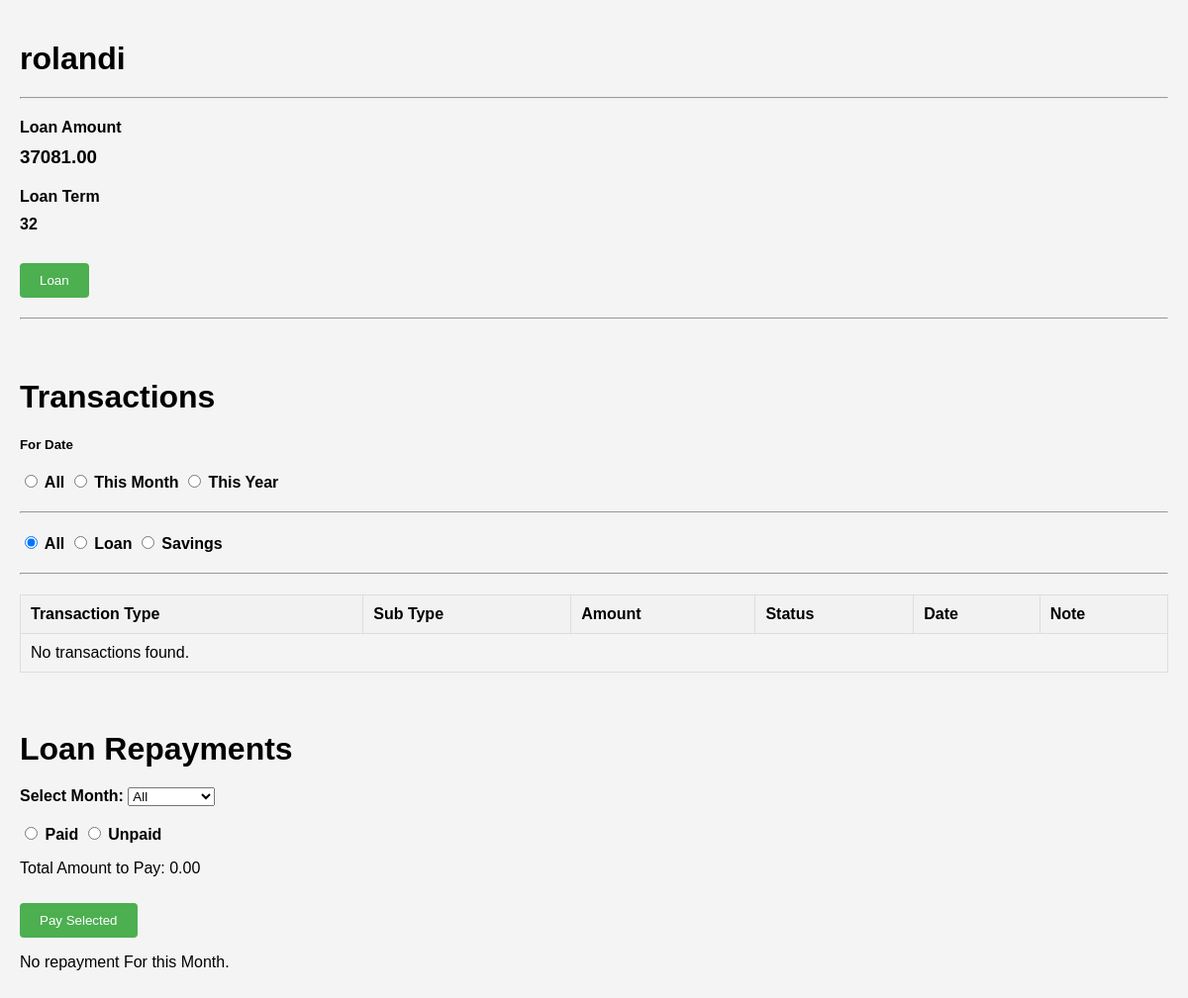
Screenshot of /view/userDash.php (signed in) with the database file from the repository.
### tables this page shows
CREATE TABLE `accounts` (
  `acc_id` int(11) NOT NULL,
  `acc_type` varchar(50) NOT NULL,
  `acc_name` varchar(255) NOT NULL,
  `acc_address` varchar(255) NOT NULL,
  `acc_gender` varchar(50) NOT NULL,
  `acc_dob` date NOT NULL,
  `acc_age` int(10) NOT NULL,
  `acc_email` varchar(255) NOT NULL,
  `acc_pnum` varchar(20) NOT NULL,
  `acc_password` varchar(255) NOT NULL,
  `bnk_name` varchar(255) NOT NULL,
  `bnk_accnum` varchar(20) NOT NULL,
  `bnk_holder` varchar(255) NOT NULL,
  `acc_tin` varchar(50) NOT NULL,
  `com_name` varchar(255) NOT NULL,
  `com_add` varchar(255) NOT NULL,
  `com_pnum` varchar(20) NOT NULL,
  `com_pos` varchar(255) NOT NULL,
  `com_earnig` int(20) NOT NULL,
  `acc_billing` longblob NOT NULL,
  `acc_valid_id` longblob NOT NULL,
  `acc_coe` longblob NOT NULL,
  `acc_status` varchar(20) NOT NULL,
  `rej_reason` varchar(255) NOT NULL,
  `rejection_date` datetime DEFAULT NULL
);

CREATE TABLE `loans` (
  `loan_id` int(11) NOT NULL,
  `acc_id` int(11) NOT NULL,
  `loan_amount` decimal(10,2) NOT NULL,
  `loan_term` int(11) NOT NULL,
  `created_at` timestamp NOT NULL DEFAULT current_timestamp(),
  `updated_at` timestamp NOT NULL DEFAULT current_timestamp() ON UPDATE current_timestamp()
);

### model/users.php (called while the page is built, shortened)
<?php
class User {
    private $conn;
    public function __construct($db) {
        $this->conn = $db;
    }
    public function getUserbills($user_id){
        $currentMonth = date('m');
        $currentYear = date('Y');
        $query = "SELECT lr.`repayment_id`, lr.`loan_id`, lr.origDue,lq.request_date, lr.req_id,lr.terms,lr.`user_id`, acc.acc_name, acc.acc_type, lr.`due_date`, lr.`interest_amount`, lr.`penalty`, lr.`total_due`, lr.`loaned`, lr.`ammountHand`, lr.`amount_paid`, lr.`status`, lr.`created_at`, lr.`updated_at`
        FROM loan_repayments lr
        LEFT JOIN accounts acc ON lr.user_id = acc.acc_id
        LEFT JOIN loan_requests lq ON lr.req_id = lq.request_id
        WHERE lr.user_id = :loan_id
        AND lr.status != 'paid'
        AND MONTH(lr.due_date) = :currentMonth
        AND YEAR(lr.due_date) = :currentYear";
        $stmt = $this->conn->prepare($query);
        $stmt->bindParam(':loan_id', $user_id, PDO::PARAM_INT);
        $stmt->bindParam(':currentMonth', $currentMonth, PDO::PARAM_INT);
        $stmt->bindParam(':currentYear', $currentYear, PDO::PARAM_INT);
        $stmt->execute();
        return  $stmt->fetchAll(PDO::FETCH_ASSOC);
    }
}
?>

### view/userDash.php (the view, shortened to what this page needs)
<?php
include_once '../config/database.php';
include_once '../model/users.php';
$emails = $_SESSION['userEmail'];
$transacTable = new User($db);
if($emails != false){
    try {
        $sql = "SELECT * FROM `accounts` WHERE `acc_email` = :emil";
        $stmt = $db->prepare($sql);
        $stmt->bindParam(':emil', $emails);
        $stmt->execute();
        $dataUser = $stmt->fetch(PDO::FETCH_ASSOC);
        $userId = $dataUser['acc_id'];
        $transactions = $transacTable->getAllTransactions($userId);
        $sqli = "SELECT * FROM `loans` WHERE `acc_id` = :acId";
        $stmts = $db->prepare($sqli);
        $stmts->bindParam(':acId', $userId);
        $stmts->execute();
        $loanData = $stmts->fetch(PDO::FETCH_ASSOC);
        $loanId = $loanData['loan_id'];
        $repayments = $transacTable->getUserbills($userId);
    } catch (PDOException $e) {
        echo "Error: " . $e->getMessage();
    }
} else {
    echo "<script>alert('no data found');
    document.location.href = '../logout.php';
</script>";
}
?>
<!DOCTYPE html>
<html lang="en">
<head>
    <link rel="stylesheet" href="assets/style.css">
</head>
<body>
    <h1><?php echo htmlspecialchars($dataUser['acc_name']); ?></h1>
    <hr>
    <label for="">Loan Amount</label>
    <h3><?php echo htmlspecialchars($loanData['loan_amount']); ?></h3>
    <label for="">Loan Term</label>
    <h4><?php echo htmlspecialchars($loanData['loan_term']); ?></h4>
    <button id="loanBtn">Loan</button>
        <br>
        <hr>
        <br>
        <h1>Transactions</h1>
        <form id="filterForm">
        <h5>For Date</h5>
        <label>
            <input type="radio" name="dateFilter" value="all" onclick="filterTransacUser()">
            All
        </label>
        <label>
            <input type="radio" name="dateFilter" value="this_month" onclick="filterTransacUser()">
            This Month
        </label>
        <label>
            <input type="radio" name="dateFilter" value="this_year" onclick="filterTransacUser()">
            This Year
        </label>
<hr>
        <label>
            <input type="radio" name="filter" value="all" checked onclick="filterTransacUser()">
            All
        </label>
        <label>
            <input type="radio" name="filter" value="loan" onclick="filterTransacUser()">
            Loan
        </label>
        <label>
            <input type="radio" name="filter" value="savings" onclick="filterTransacUser()">
            Savings
        </label>
        <hr>
    </form>
        <table>
        <thead>
            <tr>
                <th>Transaction Type</th>
                <th>Sub Type</th>
                <th>Amount</th>
                <th>Status</th>
                <th>Date</th>
                <th>Note</th>
            </tr>
        </thead>
        <tbody id="transactionsTable">
            <?php if (!empty($transactions)): ?>
                <?php foreach ($transactions as $transaction): ?>
                    <tr>
                        <td><?php echo htmlspecialchars($transaction['transaction_type']); ?></td>
                        <td><?php echo htmlspecialchars($transaction['sub_type']); ?></td>
                        <td><?php echo htmlspecialchars($transaction['amount']); ?></td>
                        <td><?php echo htmlspecialchars($transaction['status']); ?></td>
                        <td><?php echo date('F d Y', strtotime($transaction['created_at']));?></td>
                        <td><?php echo htmlspecialchars($transaction['note']); ?></td>
                    </tr>
                <?php endforeach; ?>
            <?php else: ?>
                <tr>
                    <td colspan="8">No transactions found.</td>
                </tr>
            <?php endif; ?>
        </tbody>
    </table>
        <br>
        <h1>Loan Repayments</h1>
        <label for="monthFilter">Select Month:</label>
    <select id="monthFilter" name="monthFilter" >
        <option value="">All</option>
    </select>
<br>
<br>
    <label>
        <input type="radio" id = 'paid' name="statusFilter" value="paid"> Paid
    </label>
    <label>
        <input type="radio" name="statusFilter" value="pending"> Unpaid
    </label>
        <p>Total Amount to Pay: <span id="totalAmount">0.00</span></p>
    <form id="repaymentForm">
    <button type="button" onclick="makePayment()">Pay Selected</button>
    <div id="repaymentsContainer">
        <?php if ($repayments): ?>
            <?php foreach ($repayments as $repayment): ?>
                <?php if ($repayment['status'] != 'paid'): ?>
                    <div class="repayment">
                     <input type="checkbox" name="repayments[]" value="<?php echo $repayment['repayment_id']; ?>"
                     data-total-due="<?php echo $repayment['total_due']; ?>" onclick="calculateTotal()" />
                     <div class="repayment <?php echo $repayment['status'] == 'overdue' ? 'overdue' : ''; ?>">
                     <p>Request Date: <?php echo date('F d Y', strtotime($repayment['request_date']));?></p>
                     <p>Name: <?php echo $repayment['acc_name']; ?></p>
                     <p>Account Type: <?php echo $repayment['acc_type']; ?></p>
                     <p>Amount Loanede: <?php echo $repayment['loaned']; ?></p>
                     <p>Term: <?php echo $repayment['terms']; ?></p>
                     <p>Interest Amount: <?php echo $repayment['interest_amount']; ?></p>
                     <p>Recieved: <?php echo $repayment['ammountHand']; ?></p>
                        <input type="hidden" name="userId[]" value=" <?php echo $userId ?>">
                        <input type="hidden" name="lonId" value=" <?php echo $loanId ?>">
                        <input type="hidden" name="origDue[]" value=" <?php echo $repayment['origDue'];?>">
                        <input type="hidden" name="reqId[]" value=" <?php echo $repayment['req_id'];?>">
                        <hr>
                        <p>Due Date: <?php echo date('F d Y', strtotime($repayment['due_date']));?></p>
                        <input type="hidden" name="total_due[]" value="<?php echo $repayment['origDue']; ?>">
                        <p >Penalty: <?php echo $repayment['penalty']; ?></p>
                        <p >Total Due: <?php echo $repayment['origDue']; ?></p>
                        <p>Status: <?php echo $repayment['status']; ?></p>
                        </div>
                    </div>
                    <hr>
                <?php endif; ?>
            <?php endforeach; ?>
        <?php else: ?>
            <p>No repayment For this Month.</p>
        <?php endif;
        ?>
        </div>
    </form>
</body>
</html>

### view/assets/style.css (style rules this page uses)
table { border-collapse: collapse; width: 100%; }
th, td { border: 1px solid #dddddd; text-align: left; padding: 8px; }
th { background-color: #f2f2f2; }

### view/userDash.php (style rules this page uses)
body { font-family: Arial, sans-serif; background-color: #f4f4f4; margin: 0; padding: 20px; }
h1, h2, h3, h4, h5 { margin-bottom: 20px; }
hr { margin: 20px 0; }
label { font-weight: bold; }
h3, h4 { margin-top: 10px; }
table { width: 100%; border-collapse: collapse; margin-bottom: 20px; }
table, th, td { border: 1px solid #ddd; }
th, td { padding: 10px; text-align: left; }
th { background-color: #f2f2f2; }
button { background-color: #4CAF50; color: white; padding: 10px 20px; border: none; border-radius: 4px; cursor: pointer; margin-top: 10px; }

### rows the page displays
accounts: acc_name "rolandi"
loans: loan_amount "37081.00", loan_term "32"
